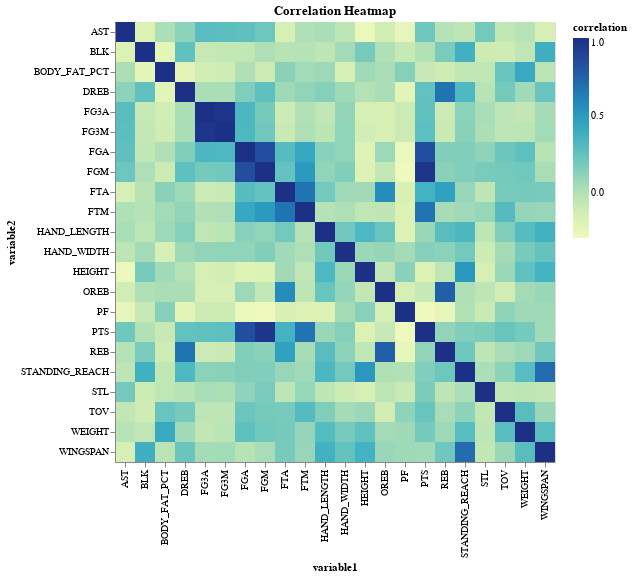

Notebook cell for this chart:
### Code cell
import altair as alt
import pandas as pd

# Select the columns you want to check for correlation
selected_columns = ['HEIGHT', 'FGM', 'FGA', 'FG3M', 'FG3A', 'FTM', 'FTA', 
                    'OREB', 'DREB', 'REB', 'AST', 'STL', 'BLK', 'TOV', 'PF', 'PTS','WINGSPAN', 'STANDING_REACH', 'HAND_LENGTH', 
           'HAND_WIDTH','HEIGHT', 'WEIGHT','BODY_FAT_PCT']

# Create a correlation matrix
correlation_matrix = combined_df[selected_columns].corr()

# Convert correlation matrix to tidy format
correlation_tidy = correlation_matrix.stack().reset_index()
correlation_tidy.columns = ['variable1', 'variable2', 'correlation']

# Create heatmap
heatmap = alt.Chart(correlation_tidy).mark_rect().encode(
    x='variable1:O',
    y='variable2:O',
    color='correlation:Q'
).properties(
    title='Correlation Heatmap'
)

# Display heatmap
heatmap

### Figure 1 — Vega-Lite specification as saved in the notebook (floating-point values rounded to 4 significant figures; data arrays with more than 128 entries replaced by an {"elided": "..."} marker saying what was removed)
{"config": {"view": {"continuousWidth": 300, "continuousHeight": 300}}, "data": {"name": "data-8b7762c044484aaccddf64506c0f194a"}, "mark": {"type": "rect"}, "encoding": {"color": {"field": "correlation", "type": "quantitative"}, "x": {"field": "variable1", "type": "ordinal"}, "y": {"field": "variable2", "type": "ordinal"}}, "title": "Correlation Heatmap", "$schema": "https://vega.github.io/schema/vega-lite/v5.17.0.json", "datasets": {"data-8b7762c044484aaccddf64506c0f194a": {"elided": "529 records"}}}
